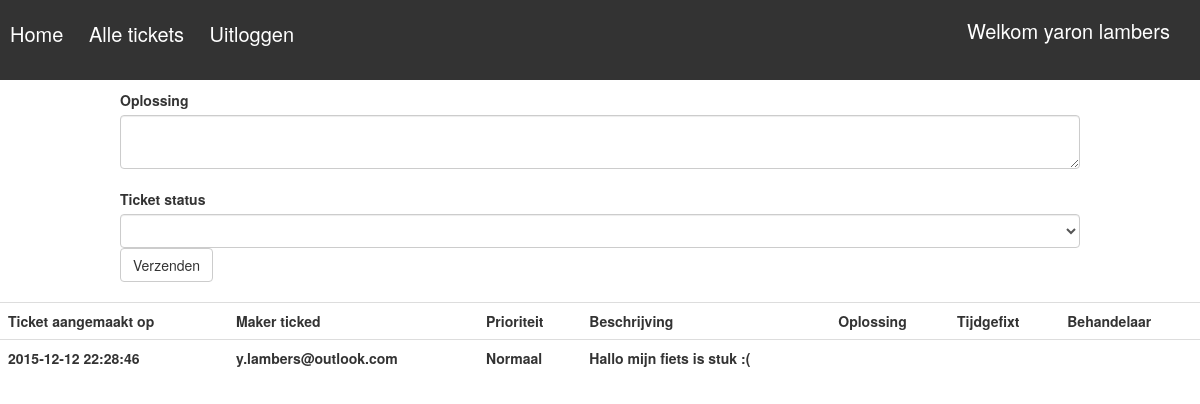
Page /includes/tickethandeling.php?id=2 (signed in) on the committed database.
### tables this page shows
CREATE TABLE `user` (
  `id` int(5) NOT NULL,
  `firstname` varchar(45) NOT NULL,
  `lastname` varchar(45) NOT NULL,
  `phone` int(14) NOT NULL,
  `role` int(2) NOT NULL DEFAULT '1',
  `email` varchar(100) NOT NULL,
  `password` varchar(32) NOT NULL
);

CREATE TABLE `ticket` (
  `idticket` int(11) NOT NULL,
  `customer` varchar(45) NOT NULL,
  `idcustomer` int(11) NOT NULL,
  `created_at` timestamp NOT NULL DEFAULT CURRENT_TIMESTAMP ON UPDATE CURRENT_TIMESTAMP,
  `urgentieLevel` int(3) NOT NULL,
  `description` varchar(45) NOT NULL,
  `employee` varchar(45) DEFAULT NULL,
  `fixed_at` varchar(14) DEFAULT NULL,
  `solution` longtext,
  `active` int(2) NOT NULL
);

### includes/tickethandeling.php (the view, shortened to what this page needs)
<!doctype html>
<html lang="en">
<head>
    <link rel="stylesheet" href="../css/style.css">
    <link rel="stylesheet" href="../css/bootstrap.css">
</head>
<body>
<?php
include_once('database.php');
$email = $_SESSION['email'];
$user_email = "SELECT * FROM user WHERE email LIKE '%$email%'";
$result = mysqli_query($db, $user_email);
$row = mysqli_fetch_assoc($result);
$userName = $row['firstname'] ." ". $row['lastname']. "<br/>";
$role = $row['role'];
if(!empty($_SESSION['email'])){
    echo '<div class="menubar">';
    echo "<h2>"."Welkom ". $userName."</h2>"."<br/>";
    echo '<a href="ticket.php">Home </a> ';
    echo '<a class="menu" href="ticket.php"> Alle tickets </a>';
    echo '<a href="logout.php">Uitloggen </a>';
    echo '</div>';
}else{
    header('location: ../index.php');
}
if ($role == 2){
    $id = $_GET['id'];
    $query = "SELECT * FROM ticket WHERE idticket='$id' ";
    $return = mysqli_query($db, $query);
    $row = mysqli_fetch_array($return);
    if($row['urgentieLevel'] == 1){
        $urgentieLevel = 'Laag';
    }elseif($row['urgentieLevel'] == 2){
        $urgentieLevel = 'Normaal';
    }elseif($row['urgentieLevel'] == 4){
        $urgentieLevel = 'Kritiek';
    }
    echo '
    <table class="table table-hover">
     <tr>
        <th>Ticket aangemaakt op </th>
        <th>Maker ticked</th>
        <th>Prioriteit</th>
        <th>Beschrijving </th>
        <th>Oplossing </th>
        <th>Tijdgefixt </th>
        <th>Behandelaar</th>
    </tr>
    ';
    echo '<tr>';
    echo "<th>".$row['created_at']."</th>";
    echo "<th>".$row['customer']. "</th>";
    echo "<th>".$urgentieLevel. "</th>";
    echo "<th>".$row['description'] . "</th>";
    echo "<th>" .$row['solution'] . "</th>";
    echo "<th>" .$row['fixed_at'] . "</th>";
    echo "<th>" .$row['employee'] . "</th>";
    echo '</tr>';
    echo '
        <div class="containerForm">
        <form method="POST">
         <label>Oplossing</label> <br/>
         <textarea class="form-control" name="solution" rows="" cols="100">  </textarea> <br/>
        <label> Ticket status </label>
        <select name="status" class="form-control"/>
        <option>  </option>
        ';
    echo'
            </select>
            <input class="btn btn-default" type="submit" name="submit" value="Verzenden"> <br/>
        </form>
        <br/>
        </div>
    ';
}

### css/style.css (style rules this page uses)
body { margin: 0; padding: 0; }
.containerForm , .chat { width: 80%; height: auto; margin: 0 auto; background: #fff; }
.menubar { width: 100%; height: 80px; color: #000; background: #333; margin-bottom: 10px; }
.menubar h2 { font-size: 20px; color: #fff; display: inline-block; position: absolute; right: 30px; }
.menubar a { color: #fff; font-size: 20px; text-decoration: none; padding: 0 10px; }

### rows in the picture
user: firstname "yaron", lastname "lambers"
ticket: created_at "2015-12-12 22:28:46", customer "y.lambers@outlook.com", urgentieLevel "Normaal", description "Hallo mijn fiets is stuk :("
